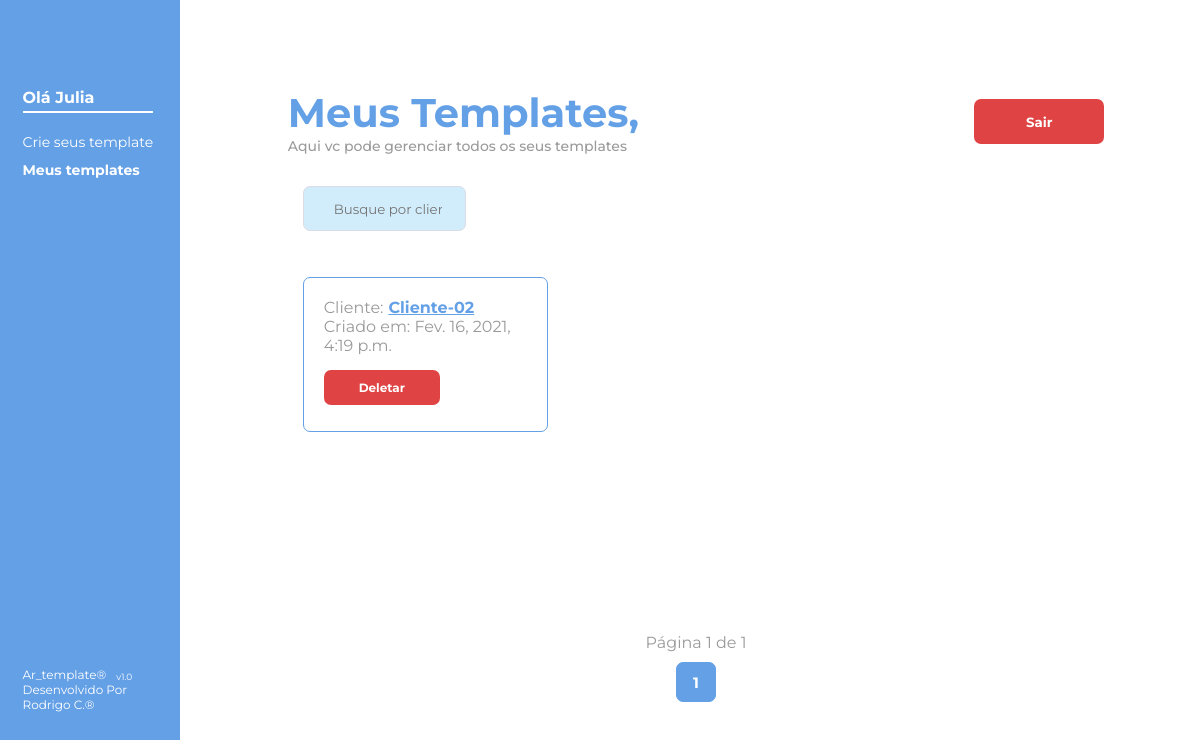
/meus_templates/ (signed in), run on the app's committed database.
### criador_de_template/models.py (models this page shows, shortened)
class Usuario(AbstractUser):
    UF_CHOICES = (
        ('AC', 'Acre'),
        ('AL', 'Alagoas'),
        ('AP', 'Amapá'),
        ('BA', 'Bahia'),
        ('CE', 'Ceará'),
        ('DF', 'Distrito Federal'),
        ('ES', 'Espírito Santo'),
        ('GO', 'Goiás'),
        ('MA', 'Maranão'),
        ('MG', 'Minas Gerais'),
        ('MS', 'Mato Grosso do Sul'),
        ('MT', 'Mato Grosso'),
        ('PA', 'Pará'),
        ('PB', 'Paraíba'),
        ('PE', 'Pernanbuco'),
        ('PI', 'Piauí'),
        ('PR', 'Paraná'),
        ('RJ', 'Rio de Janeiro'),
        ('RN', 'Rio Grande do Norte'),
        ('RO', 'Rondônia'),
        ('RR', 'Roraima'),
        ('RS', 'Rio Grande do Sul'),
        ('SC', 'Santa Catarina'),
        ('SE', 'Sergipe'),
        ('SP', 'São Paulo'),
        ('TO', 'Tocantins')
    )
    celular = models.CharField(max_length=11)
    estado = models.CharField(max_length=20, choices=UF_CHOICES)

class Cliente(models.Model):
    usuario = models.ForeignKey(AUTH_USER_MODEL, on_delete=models.CASCADE)
    cliente = models.CharField(max_length=50, null=False, primary_key=True, blank=False)
    criacao = models.DateTimeField(auto_now=True)

### administracao_clientes/views.py (the view)
@login_required
def meus_templates(request):
    termo_buscado = request.GET.get('pesquisa', None)
    if termo_buscado:
        usuario = Usuario.objects.get(username=request.user)
        lista_de_clientes = usuario.cliente_set.filter(cliente__icontains=termo_buscado).order_by('-criacao')
        paginador = Paginator(lista_de_clientes, 6)
        pagina = request.GET.get('page')
        clientes = paginador.get_page(pagina)
    else:
        usuario = Usuario.objects.get(username=request.user)
        lista_de_clientes = usuario.cliente_set.all().order_by('-criacao')
        paginador = Paginator(lista_de_clientes, 6)
        pagina = request.GET.get('page')
        clientes = paginador.get_page(pagina)
    return render(request, 'meus_templates.html', {'clientes': clientes, 'pesquisa': termo_buscado})

### administracao_clientes/templates/meus_templates.html (shortened to what this page needs)
{% extends 'base.html' %}
{% load static %}
{% load icon %}
{% block content %} <link rel="stylesheet" href="{% static 'estilo/criar_template.css' %}"> {% endblock %}
{% block main %}
<main>
    <div class="container-esquerdo">
        <div class="container-menor-esquerdo">
            <div>
                <h3>Olá {{ user.username.capitalize }}</h3>
                <nav>
                    <ul>
                        <li>
                            <a href="{% url 'cria-template' %}">Crie seus template</a>
                        </li>
                        <li id="nesta-pagina">
                            Meus templates
                        </li>
                    </ul>
                </nav>
            </div>
            <div class="desenvolvido">
                <span>Ar_template® <p> v1.0</p></span>
                <span>Desenvolvido Por Rodrigo C.®</span>
            </div>
        </div>
    </div>
    <div class="container-direito">
        <div class="container-menor-direito">
            <div class="login-cadastro-nome">
                <h2>
                    Meus Templates,
                    <p>Aqui vc pode gerenciar todos os seus templates</p>
                </h2>
                <form  method="post" action="{% url 'sair' %}">
                    <button type="submit" class="btn-red">
                        Sair
                    </button>
                </form>
            </div>
            <form method="GET" class="pesquisa">
                <input id="campodepesquisa" type="search" name="pesquisa" placeholder="Busque por clientes" {% if pesquisa %} value=" {{ pesquisa }} "{% endif %}>
            </form>
            <div class="clientes">
                {% for cliente in clientes %}
                <div class="clientes-itens">
                    <p>Cliente: <b><a href="{% url 'meucliente' cliente.cliente %}"> {{ cliente.cliente }} </a></b> </p>
                    <p>Criado em: {{ cliente.criacao }}</p>
                    <div class="delete">
                        <a href="{% url 'deletar' cliente.cliente %}" class="btn-red"> Deletar</a>
                    </div>
                </div>
                {% endfor %}
            </div>
            <div class="paginador">
                <div>
                    Página {{ clientes.number }} de {{ clientes.paginator.num_pages }}
                </div>
                <div>
                    <span class="nesta-pagina">
                        {{ clientes.number }}
                    </span>
                </div>
            </div>
        </div>
    </div>
</main>
{% endblock %}

### static/estilo/style_base.css (style rules this page uses)
* { font-family: 'Montserrat' ,'Roboto', sans-serif; color: #9A9A9A; margin: 0px; padding: 0px; box-sizing: border-box; }
body { background-color: #F4F4F4; width: 100%; height: 100vh; display: flex; justify-content: center; align-items: center; }
main { width: 100%; max-width: 100vw; height: 100vh; display: flex; justify-content: space-between; box-shadow: 5px 7px 12px 1px rgba(0, 0, 0, 0.25); background-color: white; align-self: center; flex-wrap: wrap; }
.container-menor-esquerdo, .container-menor-direito { height: 78vh; width: 75%; display: flex; flex-direction: column; justify-content: space-between; align-items: flex-start; }
span { width: 100%; display: flex; align-items: flex-end; justify-content: flex-start; font-size: 18px; }
span p { font-size: 14px; margin-left: 10px; }

### static/estilo/criar_template.css (style rules this page uses)
.container-esquerdo { width: 50%; display: flex; flex-direction: column; align-items: center; justify-content: center; }
.container-esquerdo { background-color: #64A0E6; width: 15vw; }
h3 { font-size: 100%; color: white; border-bottom: 2px solid white; padding-bottom: 4px; margin-bottom: 20px; }
.container-menor-esquerdo { width: 75%; display: flex; flex-direction: column; justify-content: space-between; align-items: flex-start; transition: 2s ease-in-out; }
span { font-size: 12px; color: white; }
span p { font-size: 9px; margin-left: 10px; color: white; }
nav { font-size: 14px; color: white; }
#nesta-pagina { font-size: 14px; color: white; font-weight: 700; }
nav ul { list-style: none; }
nav ul li { display: flex; align-items: center; margin-bottom: 10px; }
ul a { text-decoration: none; color: white; }
.container-direito { width: 84%; display: flex; flex-direction: column; align-items: center; justify-content: center; }
.container-menor-direito { display: flex; width: 81%; flex-direction: column; justify-content: space-between; align-items: center; }
.login-cadastro-nome { width: 100%; display: flex; justify-content: space-between; align-items: center; }
h2 { font-size: 40px; color: #64A0E6; }
h2 p { font-size: 14px; font-weight: 500; }
.btn-red { height: 45px; width: 130px; display: flex; justify-content: center; align-items: center; text-decoration: none; background-color: #DF4343; font-weight: 700; border-radius: 7px; color: white; border: none; }
input { width: 100%; height: 45px; background-color: #d1ecfa; border: 1px solid #dcdce6; border-radius: 7px; padding-left: 3vw; transition: 1s ease-in-out; transition: border , 0.4s; }
.clientes { display: flex; width: 100%; flex-wrap: wrap; min-height: 350px; }
.clientes-itens { width: 30%; margin: 15px; display: flex; flex-direction: column; border: 1px solid #64A0E6; border-radius: 7px; padding: 20px 20px; max-height: 155px; }
.clientes-itens p { display: flex; align-items: center; }
.clientes-itens p b { margin-left: 5px; }
.clientes-itens p b a { color: #64A0E6; }
.clientes-itens .btn-red { width: 116px; height: 35px; margin-top: 15px; font-size: 12px; }
.pesquisa { display: flex; align-self: flex-start; position: relative; align-items: center; width: 40%; margin: 10px 0px 10px 15px; }
input#campodepesquisa { padding-left: 2.5vw; width: 50%; padding-right: 10px; }
.paginador { display: flex; flex-direction: column; }
.paginador div { display: flex; justify-content: space-around; }
.paginador div span { height: 40px; width: 40px; border:1px solid #64A0E6; border-radius: 7px; font-size: 15px; display: flex; align-items: center; justify-content: center; margin: 10px; font-weight: 700; }
.nesta-pagina { font-weight: 700; color: white; background-color: #64A0E6; }

### data on the page
Usuario: username "Julia"
Cliente: cliente "Cliente-02", criacao "Fev. 16, 2021, 4:19 p.m."

### other printed values
{{ clientes.number }} "1"
{{ clientes.paginator.num_pages }} "1"
